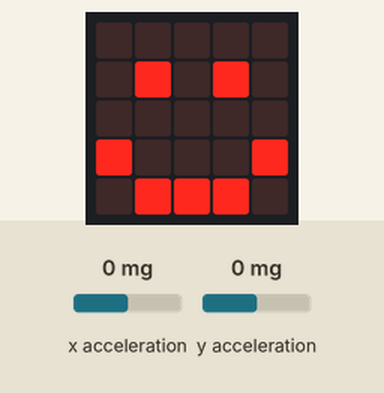
A program run on a simulated BBC micro:bit (MakeCode). Parts: the board's 5×5 LED display. Inputs (shaded band) come from the test bench; at power-on: x acceleration 0 mg, y acceleration 0 mg.

Above: at 1.2 s.
1.3 s: x acceleration set to -29 mg
3.0 s: x acceleration set to -35 mg
At 3.7 s:
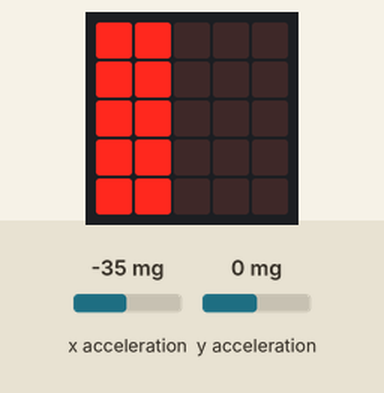
4.6 s: y acceleration set to 30 mg
6.1 s: y acceleration set to 37 mg
At 7.3 s:
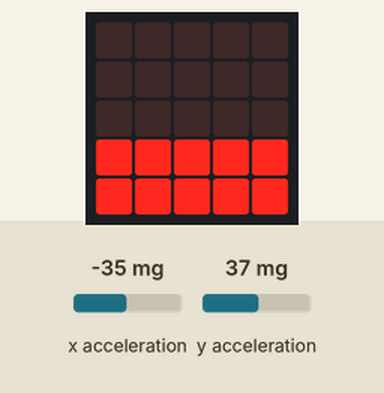
7.9 s: x acceleration set to 29 mg
9.4 s: x acceleration set to 35 mg
At 9.9 s:
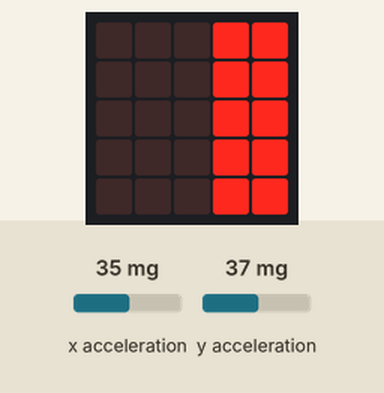
Timing chart, 0 to 11.9 s (numbered marks = the images above; inputs shaded):
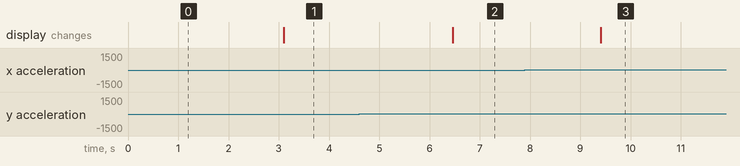

Measured:
- the behaviour switches between -32 and -33 mg on x acceleration (found by bisection; images 0 and 1)
- the behaviour switches between 32 and 33 mg on y acceleration (found by bisection; images 1 and 2)
- the behaviour switches between 32 and 33 mg on x acceleration (found by bisection; images 2 and 3)
- after the input at 1.3 s, every drawn part: stays the same
- after the input at 3.0 s, the display: changes after 0.10 s (image 1)
- after the input at 4.6 s, every drawn part: stays the same
- after the input at 6.1 s, the display: changes after 0.36 s (image 2)
- after the input at 7.9 s, every drawn part: stays the same
- after the input at 9.4 s, the display: changes at once (image 3)

The program:

Level.py
```python
x = 0
y = 0

def on_forever():
    global x, y
    x = input.acceleration(Dimension.X)
    y = input.acceleration(Dimension.Y)
    if x > 32:
        basic.show_leds("""
            . . . # #
                        . . . # #
                        . . . # #
                        . . . # #
                        . . . # #
        """)
    elif y > 32:
        basic.show_leds("""
            . . . . .
                        . . . . .
                        . . . . .
                        # # # # #
                        # # # # #
        """)
    elif x < -32:
        basic.show_leds("""
            # # . . .
                        # # . . .
                        # # . . .
                        # # . . .
                        # # . . .
        """)
    elif y < -32:
        basic.show_leds("""
            # # # # #
                        # # # # #
                        . . . . .
                        . . . . .
                        . . . . .
        """)
    else:
        basic.show_icon(IconNames.HAPPY)
basic.forever(on_forever)
```
